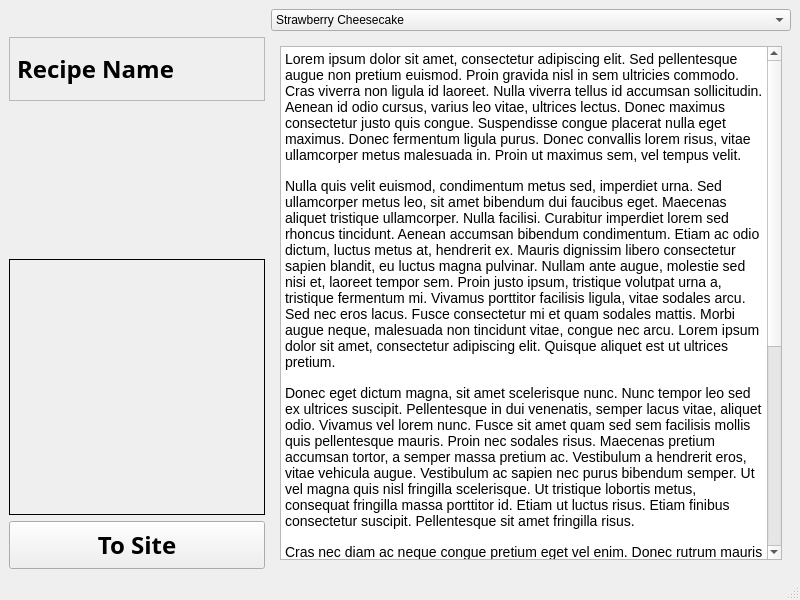
<?xml version="1.0" encoding="UTF-8"?>
<ui version="4.0">
 <class>MainWindow</class>
 <widget class="QMainWindow" name="MainWindow">
  <property name="geometry">
   <rect>
    <x>0</x>
    <y>0</y>
    <width>800</width>
    <height>600</height>
   </rect>
  </property>
  <property name="windowTitle">
   <string>MainWindow</string>
  </property>
  <widget class="QWidget" name="centralwidget">
   <layout class="QGridLayout" name="gridLayout_3">
    <item row="0" column="1">
     <widget class="QComboBox" name="comboBox">
      <item>
       <property name="text">
        <string>Strawberry Cheesecake</string>
       </property>
      </item>
      <item>
       <property name="text">
        <string>Peppermint Creams</string>
       </property>
      </item>
     </widget>
    </item>
    <item row="1" column="0" alignment="Qt::AlignLeft|Qt::AlignTop">
     <widget class="QLabel" name="recipeName">
      <property name="minimumSize">
       <size>
        <width>256</width>
        <height>64</height>
       </size>
      </property>
      <property name="maximumSize">
       <size>
        <width>256</width>
        <height>64</height>
       </size>
      </property>
      <property name="font">
       <font>
        <family>Arial Black</family>
        <pointsize>18</pointsize>
        <bold>true</bold>
       </font>
      </property>
      <property name="frameShape">
       <enum>QFrame::StyledPanel</enum>
      </property>
      <property name="frameShadow">
       <enum>QFrame::Raised</enum>
      </property>
      <property name="text">
       <string>Recipe Name</string>
      </property>
     </widget>
    </item>
    <item row="2" column="0" alignment="Qt::AlignLeft|Qt::AlignVCenter">
     <widget class="QLabel" name="recipeImage">
      <property name="minimumSize">
       <size>
        <width>256</width>
        <height>256</height>
       </size>
      </property>
      <property name="maximumSize">
       <size>
        <width>256</width>
        <height>256</height>
       </size>
      </property>
      <property name="frameShape">
       <enum>QFrame::Box</enum>
      </property>
      <property name="text">
       <string/>
      </property>
      <property name="pixmap">
       <pixmap resource="thumbnails.qrc">:/thumb/res/pics/strawberry-cheesecake-11.jpg</pixmap>
      </property>
      <property name="scaledContents">
       <bool>true</bool>
      </property>
      <property name="alignment">
       <set>Qt::AlignBottom|Qt::AlignLeading|Qt::AlignLeft</set>
      </property>
     </widget>
    </item>
    <item row="1" column="1" rowspan="3">
     <widget class="QScrollArea" name="RecipeDesc">
      <property name="enabled">
       <bool>true</bool>
      </property>
      <property name="minimumSize">
       <size>
        <width>32</width>
        <height>32</height>
       </size>
      </property>
      <property name="maximumSize">
       <size>
        <width>16777213</width>
        <height>16777215</height>
       </size>
      </property>
      <property name="frameShape">
       <enum>QFrame::NoFrame</enum>
      </property>
      <property name="widgetResizable">
       <bool>true</bool>
      </property>
      <property name="alignment">
       <set>Qt::AlignRight|Qt::AlignTrailing|Qt::AlignVCenter</set>
      </property>
      <widget class="QWidget" name="scrollAreaWidgetContents_2">
       <property name="geometry">
        <rect>
         <x>0</x>
         <y>0</y>
         <width>520</width>
         <height>511</height>
        </rect>
       </property>
       <layout class="QGridLayout" name="gridLayout_4">
        <item row="0" column="0">
         <widget class="QTextBrowser" name="textBrowser">
          <property name="html">
           <string>&lt;!DOCTYPE HTML PUBLIC &quot;-//W3C//DTD HTML 4.0//EN&quot; &quot;http://www.w3.org/TR/REC-html40/strict.dtd&quot;&gt;
&lt;html&gt;&lt;head&gt;&lt;meta name=&quot;qrichtext&quot; content=&quot;1&quot; /&gt;&lt;meta charset=&quot;utf-8&quot; /&gt;&lt;style type=&quot;text/css&quot;&gt;
p, li { white-space: pre-wrap; }
hr { height: 1px; border-width: 0; }
li.unchecked::marker { content: &quot;\2610&quot;; }
li.checked::marker { content: &quot;\2612&quot;; }
&lt;/style&gt;&lt;/head&gt;&lt;body style=&quot; font-family:'Segoe UI'; font-size:9pt; font-weight:400; font-style:normal;&quot;&gt;
&lt;p style=&quot; margin-top:0px; margin-bottom:15px; margin-left:0px; margin-right:0px; -qt-block-indent:0; text-indent:0px; background-color:#ffffff;&quot;&gt;&lt;span style=&quot; font-family:'Open Sans','Arial','sans-serif'; font-size:14px; color:#000000; background-color:#ffffff;&quot;&gt;Lorem ipsum dolor sit amet, consectetur adipiscing elit. Sed pellentesque augue non pretium euismod. Proin gravida nisl in sem ultricies commodo. Cras viverra non ligula id laoreet. Nulla viverra tellus id accumsan sollicitudin. Aenean id odio cursus, varius leo vitae, ultrices lectus. Donec maximus consectetur justo quis congue. Suspendisse congue placerat nulla eget maximus. Donec fermentum ligula purus. Donec convallis lorem risus, vitae ullamcorper metus malesuada in. Proin ut maximus sem, vel tempus velit.&lt;/span&gt;&lt;/p&gt;
&lt;p style=&quot; margin-top:0px; margin-bottom:15px; margin-left:0px; margin-right:0px; -qt-block-indent:0; text-indent:0px; background-color:#ffffff;&quot;&gt;&lt;span style=&quot; font-family:'Open Sans','Arial','sans-serif'; font-size:14px; color:#000000; background-color:#ffffff;&quot;&gt;Nulla quis velit euismod, condimentum metus sed, imperdiet urna. Sed ullamcorper metus leo, sit amet bibendum dui faucibus eget. Maecenas aliquet tristique ullamcorper. Nulla facilisi. Curabitur imperdiet lorem sed rhoncus tincidunt. Aenean accumsan bibendum condimentum. Etiam ac odio dictum, luctus metus at, hendrerit ex. Mauris dignissim libero consectetur sapien blandit, eu luctus magna pulvinar. Nullam ante augue, molestie sed nisi et, laoreet tempor sem. Proin justo ipsum, tristique volutpat urna a, tristique fermentum mi. Vivamus porttitor facilisis ligula, vitae sodales arcu. Sed nec eros lacus. Fusce consectetur mi et quam sodales mattis. Morbi augue neque, malesuada non tincidunt vitae, congue nec arcu. Lorem ipsum dolor sit amet, consectetur adipiscing elit. Quisque aliquet est ut ultrices pretium.&lt;/span&gt;&lt;/p&gt;
&lt;p style=&quot; margin-top:0px; margin-bottom:15px; margin-left:0px; margin-right:0px; -qt-block-indent:0; text-indent:0px; background-color:#ffffff;&quot;&gt;&lt;span style=&quot; font-family:'Open Sans','Arial','sans-serif'; font-size:14px; color:#000000; background-color:#ffffff;&quot;&gt;Donec eget dictum magna, sit amet scelerisque nunc. Nunc tempor leo sed ex ultrices suscipit. Pellentesque in dui venenatis, semper lacus vitae, aliquet odio. Vivamus vel lorem nunc. Fusce sit amet quam sed sem facilisis mollis quis pellentesque mauris. Proin nec sodales risus. Maecenas pretium accumsan tortor, a semper massa pretium ac. Vestibulum a hendrerit eros, vitae vehicula augue. Vestibulum ac sapien nec purus bibendum semper. Ut vel magna quis nisl fringilla scelerisque. Ut tristique lobortis metus, consequat fringilla massa porttitor id. Etiam ut luctus risus. Etiam finibus consectetur suscipit. Pellentesque sit amet fringilla risus.&lt;/span&gt;&lt;/p&gt;
&lt;p style=&quot; margin-top:0px; margin-bottom:15px; margin-left:0px; margin-right:0px; -qt-block-indent:0; text-indent:0px; background-color:#ffffff;&quot;&gt;&lt;span style=&quot; font-family:'Open Sans','Arial','sans-serif'; font-size:14px; color:#000000; background-color:#ffffff;&quot;&gt;Cras nec diam ac neque congue pretium eget vel enim. Donec rutrum mauris vitae nisl vehicula dignissim. Aliquam malesuada lobortis dictum. Aliquam erat volutpat. Fusce tempus, enim at finibus placerat, mauris justo euismod dolor, at mollis ligula enim vitae lacus. Vivamus id libero dui. Quisque dictum aliquet ipsum, vel varius lacus cursus in. Vestibulum ornare, diam at scelerisque blandit, felis augue sodales sapien, vitae suscipit risus ante in purus. In sit amet efficitur ligula, et hendrerit velit. Fusce dolor nisl, imperdiet quis neque feugiat, bibendum dictum turpis. In mattis aliquet lacus at vehicula. Curabitur elementum tincidunt massa, nec venenatis enim vehicula ultrices.&lt;/span&gt;&lt;/p&gt;
&lt;p style=&quot; margin-top:0px; margin-bottom:15px; margin-left:0px; margin-right:0px; -qt-block-indent:0; text-indent:0px; background-color:#ffffff;&quot;&gt;&lt;span style=&quot; font-family:'Open Sans','Arial','sans-serif'; font-size:14px; color:#000000; background-color:#ffffff;&quot;&gt;Nam fermentum at massa eu elementum. Morbi ultricies dui at tortor sollicitudin pretium. Vestibulum condimentum vestibulum lorem, et congue diam placerat in. Duis suscipit lectus lectus, vel gravida diam maximus quis. Vivamus pretium purus a sem sagittis, nec molestie arcu consectetur. Proin cursus dui non sapien congue sollicitudin. Fusce ac tincidunt tellus. Curabitur pulvinar placerat rutrum. Phasellus congue accumsan urna ac consequat. Pellentesque pellentesque sapien ultrices facilisis consectetur. Quisque molestie lectus ut erat rhoncus faucibus. Nulla feugiat, massa porttitor malesuada ullamcorper, elit massa suscipit tortor, in volutpat neque nibh quis elit. Pellentesque congue magna a nunc scelerisque, nec ullamcorper nulla consequat. Quisque et risus et nunc tincidunt posuere nec a lorem. Curabitur gravida.&lt;/span&gt;&lt;/p&gt;&lt;/body&gt;&lt;/html&gt;</string>
          </property>
         </widget>
        </item>
       </layout>
      </widget>
     </widget>
    </item>
    <item row="3" column="0">
     <widget class="QPushButton" name="pushButton">
      <property name="minimumSize">
       <size>
        <width>0</width>
        <height>48</height>
       </size>
      </property>
      <property name="font">
       <font>
        <family>Segoe UI Semibold</family>
        <pointsize>18</pointsize>
        <bold>true</bold>
       </font>
      </property>
      <property name="text">
       <string>To Site</string>
      </property>
     </widget>
    </item>
   </layout>
  </widget>
  <widget class="QMenuBar" name="menubar">
   <property name="geometry">
    <rect>
     <x>0</x>
     <y>0</y>
     <width>800</width>
     <height>22</height>
    </rect>
   </property>
  </widget>
  <widget class="QStatusBar" name="statusbar"/>
 </widget>
 <resources>
  <include location="thumbnails.qrc"/>
 </resources>
 <connections/>
</ui>
